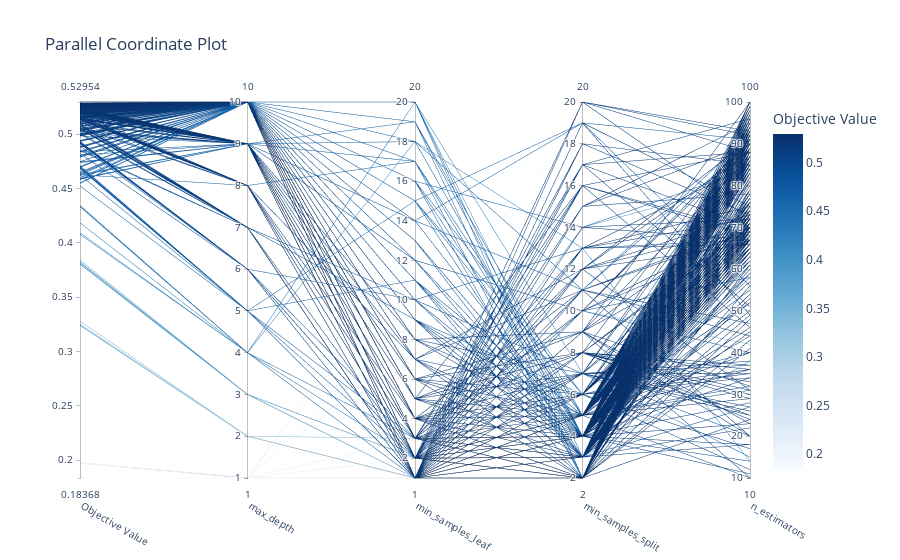

Notebook code cell kept with this figure:
### Code cell
optuna.visualization.plot_parallel_coordinate(study)

### Figure 1 — Plotly figure (JSON) as saved in the notebook; plotly's stock layout.template omitted (floating-point values rounded to 4 significant figures; data arrays with more than 128 entries replaced by an {"elided": "..."} marker saying what was removed)
{"data": [{"dimensions": [{"label": "Objective Value", "range": [0.1837, 0.5295], "values": {"elided": "1000 float values"}}, {"label": "max_depth", "range": [1, 10], "values": {"elided": "1000 int values"}}, {"label": "min_samples_leaf", "range": [1, 20], "values": {"elided": "1000 int values"}}, {"label": "min_samples_split", "range": [2, 20], "values": {"elided": "1000 int values"}}, {"label": "n_estimators", "range": [10, 100], "values": {"elided": "1000 int values"}}], "labelangle": 30, "labelside": "bottom", "line": {"color": {"elided": "1000 float values"}, "colorbar": {"title": {"text": "Objective Value"}}, "colorscale": [[0, "rgb(247,251,255)"], [0.125, "rgb(222,235,247)"], [0.25, "rgb(198,219,239)"], [0.375, "rgb(158,202,225)"], [0.5, "rgb(107,174,214)"], [0.625, "rgb(66,146,198)"], [0.75, "rgb(33,113,181)"], [0.875, "rgb(8,81,156)"], [1, "rgb(8,48,107)"]], "reversescale": false, "showscale": true}, "type": "parcoords"}], "layout": {"title": {"text": "Parallel Coordinate Plot"}}}
